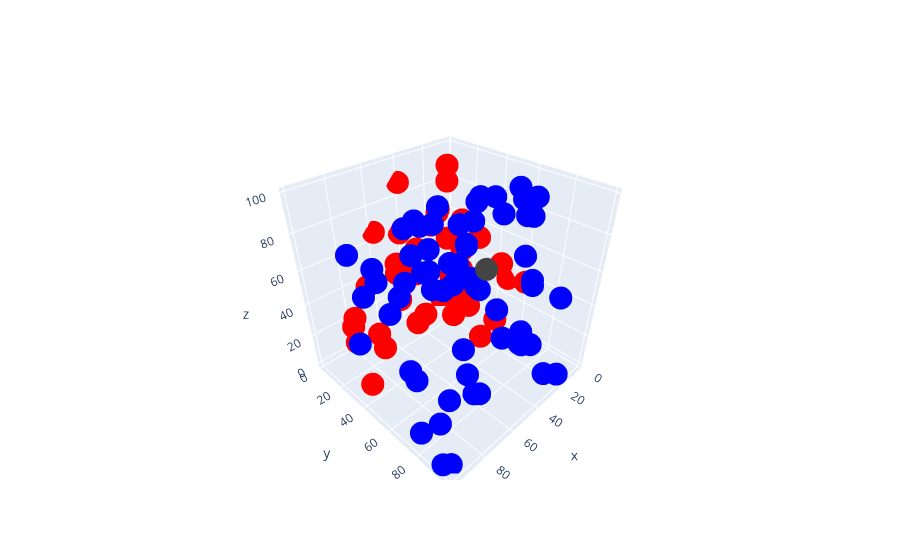

Notebook code for this chart:
### Code cell
import plotly.graph_objects as go 
import numpy as np 
from sklearn.cluster import KMeans 
import math 
 
#colors = ("#FF0000", "#0000FF") 
# рандомно задаем точки 
n = 100  # количество точек 
# координаты точек для 3d 
x = np.random.randint(0, 100, n + 1) 
y = np.random.randint(0, 100, n + 1) 
z = np.random.randint(0, 100, n + 1) 
# должны каким-то образом разделить точки на классы 
# в частности применить k-means 
points = [] 
for i in range(n): 
    points.append([x[i], y[i], z[i]]) 
kmeans = KMeans(n_clusters=2, random_state=0).fit(points) 
clusters = kmeans.labels_ 
# print(clusters) 
colors = ['red']*n 
for i in range(n): 
    if clusters[i] == 1: 
        colors[i] = 'blue' 
# рисуем их при помощи plotly 
fig = go.Figure(data=[go.Scatter3d(x=x, y=y, z=z, mode='markers', 
                                   marker=dict(color=colors))]) 
fig.show()

### Figure 1 — Plotly figure (JSON) as saved in the notebook; plotly's stock layout.template omitted (floating-point values rounded to 4 significant figures)
{"data": [{"marker": {"color": ["red", "red", "red", "red", "blue", "blue", "red", "red", "red", "red", "blue", "red", "blue", "red", "blue", "red", "blue", "blue", "red", "red", "red", "blue", "blue", "red", "red", "red", "blue", "blue", "blue", "blue", "red", "blue", "blue", "red", "blue", "blue", "red", "blue", "blue", "red", "blue", "blue", "blue", "blue", "blue", "red", "blue", "red", "blue", "blue", "blue", "blue", "blue", "blue", "blue", "red", "blue", "blue", "red", "red", "blue", "blue", "blue", "red", "blue", "blue", "blue", "blue", "blue", "red", "blue", "blue", "red", "blue", "red", "blue", "blue", "blue", "blue", "red", "red", "blue", "red", "red", "blue", "blue", "blue", "red", "blue", "blue", "red", "red", "blue", "red", "red", "blue", "blue", "blue", "blue", "blue"]}, "mode": "markers", "type": "scatter3d", "x": [15, 85, 38, 53, 82, 35, 88, 41, 35, 40, 50, 27, 93, 21, 44, 9, 79, 94, 16, 3, 36, 85, 24, 77, 10, 13, 43, 28, 45, 97, 92, 57, 22, 12, 7, 11, 79, 66, 65, 39, 90, 53, 79, 96, 31, 47, 98, 59, 30, 26, 49, 26, 68, 32, 49, 5, 24, 95, 15, 72, 68, 24, 60, 49, 82, 87, 92, 96, 95, 43, 23, 54, 3, 58, 10, 77, 66, 48, 94, 9, 71, 55, 6, 21, 29, 30, 62, 31, 58, 99, 41, 20, 47, 58, 39, 65, 83, 83, 83, 25, 78], "y": [12, 14, 29, 11, 42, 81, 18, 2, 20, 19, 94, 24, 39, 18, 58, 65, 93, 80, 31, 49, 38, 88, 44, 28, 23, 5, 53, 75, 36, 54, 35, 66, 99, 21, 55, 67, 5, 54, 64, 61, 25, 95, 52, 77, 80, 5, 39, 2, 74, 55, 98, 78, 69, 65, 65, 5, 59, 71, 51, 10, 63, 79, 36, 6, 50, 80, 98, 76, 95, 3, 41, 33, 14, 43, 49, 48, 40, 53, 93, 18, 15, 43, 15, 10, 98, 96, 78, 33, 70, 94, 13, 41, 81, 33, 12, 76, 71, 35, 99, 80, 95], "z": [93, 14, 81, 42, 47, 75, 29, 88, 68, 11, 41, 91, 61, 54, 87, 41, 85, 93, 11, 33, 19, 96, 88, 14, 14, 0, 73, 90, 87, 84, 3, 83, 6, 44, 91, 81, 22, 59, 77, 19, 75, 51, 94, 6, 21, 18, 37, 66, 98, 92, 43, 99, 70, 35, 58, 15, 84, 40, 11, 42, 64, 56, 85, 44, 61, 7, 68, 39, 0, 60, 84, 79, 0, 60, 46, 65, 71, 85, 39, 28, 12, 84, 59, 67, 58, 10, 6, 38, 69, 3, 37, 63, 35, 23, 52, 20, 94, 62, 39, 54, 94]}], "layout": {}}
